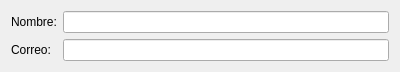
<?xml version="1.0" encoding="UTF-8"?>
<ui version="4.0">
 <class>Widget</class>
 <widget class="QWidget" name="Widget">
  <property name="geometry">
   <rect>
    <x>0</x>
    <y>0</y>
    <width>400</width>
    <height>70</height>
   </rect>
  </property>
  <property name="windowTitle">
   <string>Widget</string>
  </property>
  <layout class="QGridLayout" name="gridLayout_2">
   <item row="0" column="0">
    <layout class="QGridLayout" name="gridLayout">
     <item row="0" column="0">
      <widget class="QLabel" name="label">
       <property name="text">
        <string>Nombre:</string>
       </property>
      </widget>
     </item>
     <item row="0" column="1">
      <widget class="QLineEdit" name="name_lineEdit"/>
     </item>
     <item row="1" column="0">
      <widget class="QLabel" name="label_2">
       <property name="text">
        <string>Correo:</string>
       </property>
      </widget>
     </item>
     <item row="1" column="1">
      <widget class="QLineEdit" name="email_lineEdit"/>
     </item>
    </layout>
   </item>
  </layout>
 </widget>
 <layoutdefault spacing="6" margin="11"/>
 <resources/>
 <connections/>
</ui>
